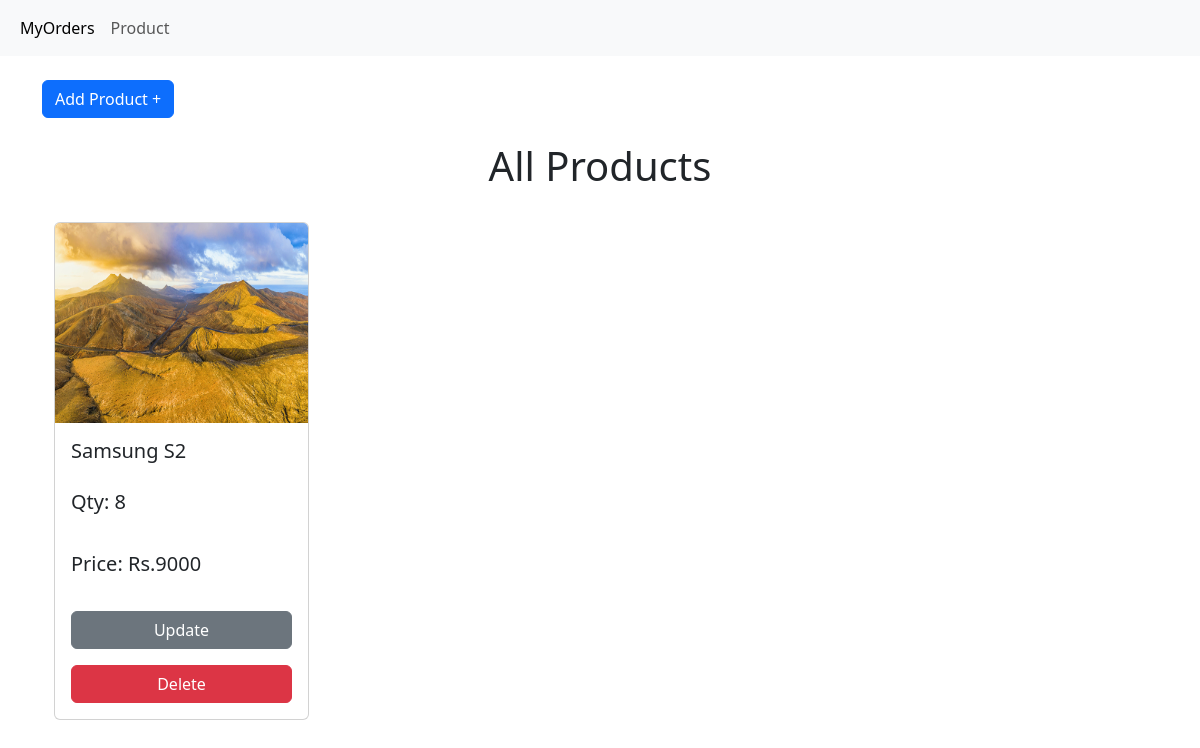
The page /product/admin (signed in) on the database its author committed.
### app.py (models this page shows)
class Product(db.Model):
    pid = db.Column(db.Integer, primary_key= True, autoincrement=True)
    pname = db.Column(db.String ,nullable = False, unique=True )
    pimage  = db.Column(db.String ,nullable = False, unique=True)
    price = db.Column(db.Integer, nullable = False)
    qty = db.Column(db.Integer, nullable = False)
    about = db.Column(db.String)

### app.py (the view)
@app.route("/product/admin")
@login_required
def product_admin():
    data= db.session.query(Product).all()
    return render_template("adminp.html",data=data)

### app.py (called while the page is built)
@login_manager.user_loader
def user_loader(user_id):
    return AdminUser.query.get(user_id)

### templates/adminp.html (shortened to what this page needs)
<!DOCTYPE html>
<html lang="en">
<head>
    <link href="https://cdn.jsdelivr.net/npm/bootstrap@5.3.3/dist/css/bootstrap.min.css" rel="stylesheet">
</head>
<body>
    <nav class="navbar navbar-expand-lg bg-body-tertiary">
        <div class="container-fluid">
          <div class="collapse navbar-collapse" id="navbarNavAltMarkup">
            <div class="navbar-nav">
                <a class="nav-link active" aria-current="page" href="{{url_for('dashboard')}}">MyOrders</a>
                <a class="nav-link" href="{{url_for('product_admin')}}">Product</a>
            </div>
          </div>
        </div>
      </nav>
    <br>
    <div class="container">
      <a href="{{url_for("ad_pro")}}" class="btn btn-primary">Add Product +</a>
    <div>
     <br>
     <center><h1>All Products<h1></center>
      <br>
    <div class="container">
    <div class="row">
      {% for product in data %}
      <div class="col-md-3">
        <div class="card h-100">
          <img src="{{url_for("imp",id=product.pid)}}" class="card-img-top" alt="{{ product.pname }}" width="360" height="200">
          <div class="card-body">
            <h5 class="card-title">{{ product.pname }}</h5>
            <p class="card-text" style="font-size: 20px;">Qty: {{ product.qty }}</p>
            <p class="card-text" style="font-size: 20px;">Price: Rs.{{ product.price }}</p>
            <a href="{{url_for("up_pro",id=product.pid)}}" class="btn btn-secondary">Update</a>
            <a href="{{url_for("del_pro",id=product.pid)}}" class="btn btn-danger">Delete</a>
          </div>
        </div>
      </div>
      {% endfor %}
    </div>
  </div>
</div>
</body>
</html>

### templates/adminp.html (style rules this page uses)
.card-body { display: grid; gap: 1rem; }

### rows shown on the page
Product: pname "Samsung S2", qty "8", price "9000"
